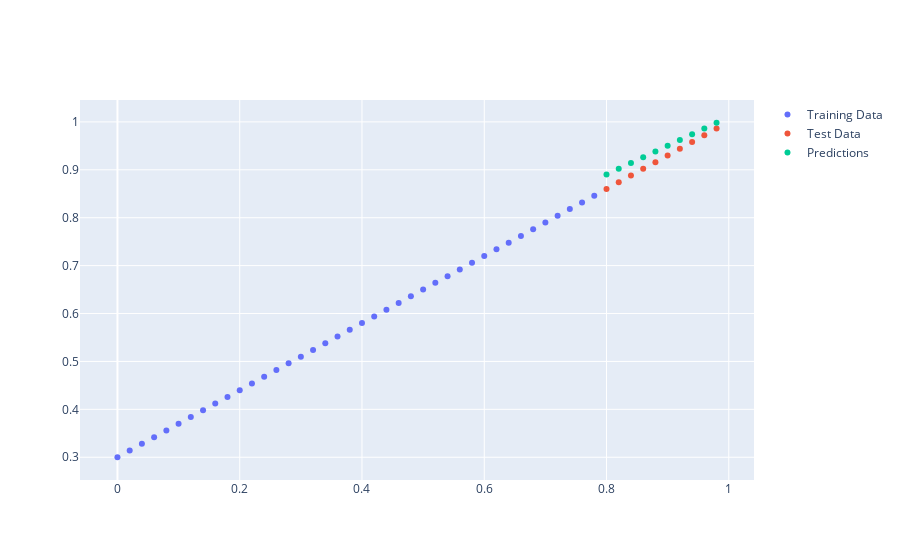

Notebook code cell kept with this figure:
### Code cell
# Evaluate and prediction
model_1.eval()

with t.inference_mode():
    y_preds = model_1(X_test)
    visualize_data(predictions=y_preds.cpu())

### Figure 1 — Plotly figure (JSON) as saved in the notebook; plotly's stock layout.template omitted (floating-point values rounded to 4 significant figures)
{"data": [{"mode": "markers", "name": "Training Data", "type": "scatter", "x": [0, 0.02, 0.04, 0.06, 0.08, 0.1, 0.12, 0.14, 0.16, 0.18, 0.2, 0.22, 0.24, 0.26, 0.28, 0.3, 0.32, 0.34, 0.36, 0.38, 0.4, 0.42, 0.44, 0.46, 0.48, 0.5, 0.52, 0.54, 0.56, 0.58, 0.6, 0.62, 0.64, 0.66, 0.68, 0.7, 0.72, 0.74, 0.76, 0.78], "y": [0.3, 0.314, 0.328, 0.342, 0.356, 0.37, 0.384, 0.398, 0.412, 0.426, 0.44, 0.454, 0.468, 0.482, 0.496, 0.51, 0.524, 0.538, 0.552, 0.566, 0.58, 0.594, 0.608, 0.622, 0.636, 0.65, 0.664, 0.678, 0.692, 0.706, 0.72, 0.734, 0.748, 0.762, 0.776, 0.79, 0.804, 0.818, 0.832, 0.846]}, {"mode": "markers", "name": "Test Data", "type": "scatter", "x": [0.8, 0.82, 0.84, 0.86, 0.88, 0.9, 0.92, 0.94, 0.96, 0.98], "y": [0.86, 0.874, 0.888, 0.902, 0.916, 0.93, 0.944, 0.958, 0.972, 0.986]}, {"mode": "markers", "name": "Predictions", "type": "scatter", "x": [0.8, 0.82, 0.84, 0.86, 0.88, 0.9, 0.92, 0.94, 0.96, 0.98], "y": [0.8901, 0.9021, 0.9141, 0.9261, 0.9382, 0.9502, 0.9622, 0.9742, 0.9862, 0.9982]}], "layout": {}}
